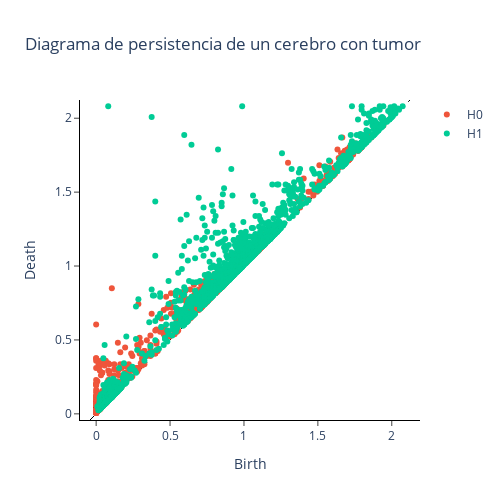
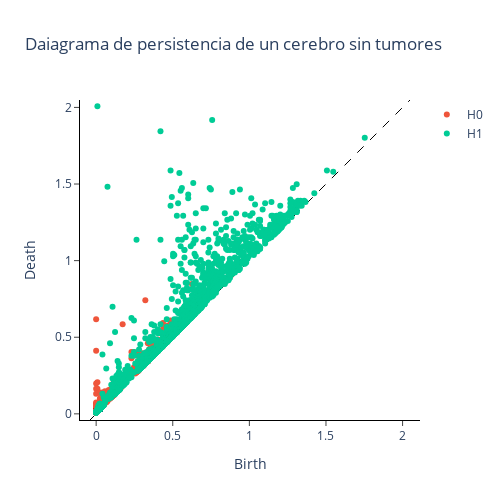

These figures' notebook cell, in order:
### Code cell
im_yes_cubical = cubical_persistence.fit_transform(im_yes)
im_no_cubical = cubical_persistence.fit_transform(im_no)

im_yes_scaled = scaler.fit_transform(im_yes_cubical)
im_no_scaled = scaler.fit_transform(im_no_cubical)

im_yes_scaled_plot = scaler.plot(im_yes_scaled, 
                                         plotly_params={'layout':{'title':'Diagrama de persistencia de un cerebro con tumor'}})
im_no_scaled_plot = scaler.plot(im_no_scaled, 
                                       plotly_params={'layout':{'title':'Daiagrama de persistencia de un cerebro sin tumores'}})

im_yes_scaled_plot.show()
im_no_scaled_plot.show()

### Figure 1 — Plotly figure (JSON) as saved in the notebook; plotly's stock layout.template omitted (floating-point values rounded to 4 significant figures; data arrays with more than 128 entries replaced by an {"elided": "..."} marker saying what was removed)
{"data": [{"hoverinfo": "none", "line": {"color": "black", "dash": "dash", "width": 1}, "mode": "lines", "showlegend": false, "type": "scatter", "x": [-0.04163, 2.123], "y": [-0.04163, 2.123]}, {"hoverinfo": "text", "hovertext": {"elided": "1173 str values"}, "mode": "markers", "name": "H0", "type": "scatter", "x": {"elided": "1173 float values"}, "y": {"elided": "1173 float values"}}, {"hoverinfo": "text", "hovertext": {"elided": "1504 str values"}, "mode": "markers", "name": "H1", "type": "scatter", "x": {"elided": "1504 float values"}, "y": {"elided": "1504 float values"}}], "layout": {"height": 500, "plot_bgcolor": "white", "title": {"text": "Diagrama de persistencia de un cerebro con tumor"}, "width": 500, "xaxis": {"autorange": false, "domain": [0, 1], "exponentformat": "e", "linecolor": "black", "linewidth": 1, "mirror": false, "range": [-0.1025, 2.184], "showexponent": "all", "showline": true, "side": "bottom", "ticks": "outside", "title": {"text": "Birth"}, "type": "linear", "zeroline": true}, "yaxis": {"autorange": false, "domain": [0, 1], "exponentformat": "e", "linecolor": "black", "linewidth": 1, "mirror": false, "range": [-0.04163, 2.123], "scaleanchor": "x", "scaleratio": 1, "showexponent": "all", "showline": true, "side": "left", "ticks": "outside", "title": {"text": "Death"}, "type": "linear", "zeroline": true}}}

### Figure 2 — Plotly figure (JSON) as saved in the notebook; plotly's stock layout.template omitted (floating-point values rounded to 4 significant figures; data arrays with more than 128 entries replaced by an {"elided": "..."} marker saying what was removed)
{"data": [{"hoverinfo": "none", "line": {"color": "black", "dash": "dash", "width": 1}, "mode": "lines", "showlegend": false, "type": "scatter", "x": [-0.04016, 2.048], "y": [-0.04016, 2.048]}, {"hoverinfo": "text", "hovertext": {"elided": "1449 str values"}, "mode": "markers", "name": "H0", "type": "scatter", "x": {"elided": "1449 float values"}, "y": {"elided": "1449 float values"}}, {"hoverinfo": "text", "hovertext": {"elided": "2695 str values"}, "mode": "markers", "name": "H1", "type": "scatter", "x": {"elided": "2695 float values"}, "y": {"elided": "2695 float values"}}], "layout": {"height": 500, "plot_bgcolor": "white", "title": {"text": "Daiagrama de persistencia de un cerebro sin tumores"}, "width": 500, "xaxis": {"autorange": false, "domain": [0, 1], "exponentformat": "e", "linecolor": "black", "linewidth": 1, "mirror": false, "range": [-0.09891, 2.107], "showexponent": "all", "showline": true, "side": "bottom", "ticks": "outside", "title": {"text": "Birth"}, "type": "linear", "zeroline": true}, "yaxis": {"autorange": false, "domain": [0, 1], "exponentformat": "e", "linecolor": "black", "linewidth": 1, "mirror": false, "range": [-0.04016, 2.048], "scaleanchor": "x", "scaleratio": 1, "showexponent": "all", "showline": true, "side": "left", "ticks": "outside", "title": {"text": "Death"}, "type": "linear", "zeroline": true}}}
